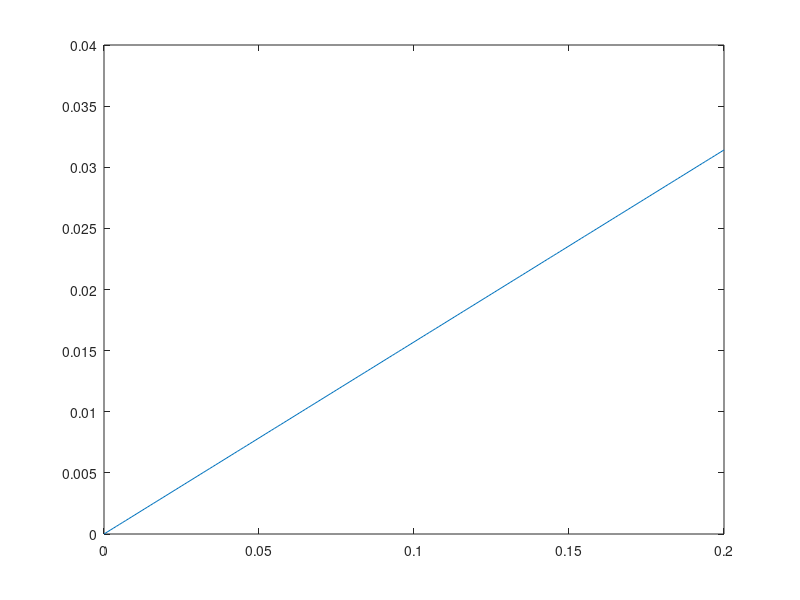

The MATLAB script that drew this image:
%% File to simulate rays propogating in xz plane

initialX = 0;
initialTheta = pi/20;
rayXi = [initialX; initialTheta];

rayX = (rayXi);

d = 0.001;

Md = [1, d; 0, 1];

for i=0.001:0.001:0.2
    rayXd = Md*rayX(:, end);
    rayX = [rayX, rayXd];
end

figure;
plot(0:0.001:0.2, rayX(1, :));